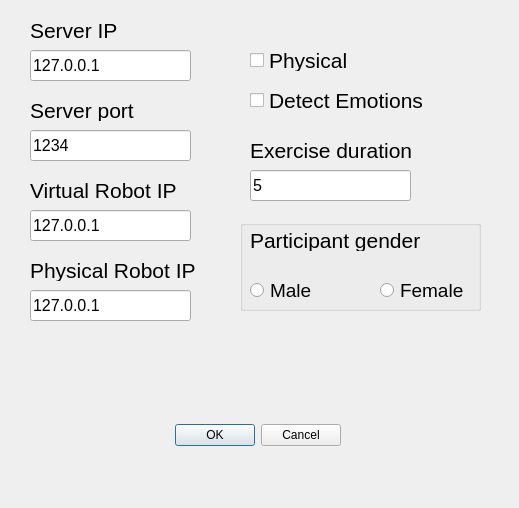
<?xml version="1.0" encoding="UTF-8"?>
<ui version="4.0">
 <class>Dialog</class>
 <widget class="QDialog" name="Dialog">
  <property name="geometry">
   <rect>
    <x>0</x>
    <y>0</y>
    <width>519</width>
    <height>508</height>
   </rect>
  </property>
  <property name="windowTitle">
   <string>Dialog</string>
  </property>
  <widget class="QLabel" name="label">
   <property name="geometry">
    <rect>
     <x>30</x>
     <y>20</y>
     <width>111</width>
     <height>21</height>
    </rect>
   </property>
   <property name="font">
    <font>
     <pointsize>16</pointsize>
    </font>
   </property>
   <property name="styleSheet">
    <string notr="true">color: rgb(0, 0, 0);</string>
   </property>
   <property name="text">
    <string>Server IP</string>
   </property>
  </widget>
  <widget class="QLineEdit" name="serverIP_edit">
   <property name="geometry">
    <rect>
     <x>30</x>
     <y>50</y>
     <width>161</width>
     <height>31</height>
    </rect>
   </property>
   <property name="font">
    <font>
     <pointsize>12</pointsize>
    </font>
   </property>
   <property name="styleSheet">
    <string notr="true">color: rgb(0, 0, 0);</string>
   </property>
   <property name="text">
    <string>127.0.0.1</string>
   </property>
  </widget>
  <widget class="QLineEdit" name="virtual_robot_ip">
   <property name="geometry">
    <rect>
     <x>30</x>
     <y>210</y>
     <width>161</width>
     <height>31</height>
    </rect>
   </property>
   <property name="font">
    <font>
     <pointsize>12</pointsize>
    </font>
   </property>
   <property name="styleSheet">
    <string notr="true">color: rgb(0, 0, 0);</string>
   </property>
   <property name="text">
    <string>127.0.0.1</string>
   </property>
  </widget>
  <widget class="QLabel" name="label_2">
   <property name="geometry">
    <rect>
     <x>30</x>
     <y>180</y>
     <width>151</width>
     <height>21</height>
    </rect>
   </property>
   <property name="font">
    <font>
     <pointsize>16</pointsize>
    </font>
   </property>
   <property name="styleSheet">
    <string notr="true">color: rgb(0, 0, 0);</string>
   </property>
   <property name="text">
    <string>Virtual Robot IP</string>
   </property>
  </widget>
  <widget class="QCheckBox" name="physical_checkBox">
   <property name="geometry">
    <rect>
     <x>250</x>
     <y>50</y>
     <width>131</width>
     <height>21</height>
    </rect>
   </property>
   <property name="font">
    <font>
     <pointsize>16</pointsize>
    </font>
   </property>
   <property name="styleSheet">
    <string notr="true">color: rgb(0, 0, 0);</string>
   </property>
   <property name="text">
    <string>Physical</string>
   </property>
  </widget>
  <widget class="QLabel" name="label_3">
   <property name="geometry">
    <rect>
     <x>30</x>
     <y>100</y>
     <width>111</width>
     <height>21</height>
    </rect>
   </property>
   <property name="font">
    <font>
     <pointsize>16</pointsize>
    </font>
   </property>
   <property name="styleSheet">
    <string notr="true">color: rgb(0, 0, 0);</string>
   </property>
   <property name="text">
    <string>Server port</string>
   </property>
  </widget>
  <widget class="QLineEdit" name="serverPort_edit">
   <property name="geometry">
    <rect>
     <x>30</x>
     <y>130</y>
     <width>161</width>
     <height>31</height>
    </rect>
   </property>
   <property name="font">
    <font>
     <pointsize>12</pointsize>
    </font>
   </property>
   <property name="styleSheet">
    <string notr="true">color: rgb(0, 0, 0);</string>
   </property>
   <property name="text">
    <string>1234</string>
   </property>
  </widget>
  <widget class="QCheckBox" name="emotions_checkBox">
   <property name="geometry">
    <rect>
     <x>250</x>
     <y>90</y>
     <width>191</width>
     <height>21</height>
    </rect>
   </property>
   <property name="font">
    <font>
     <pointsize>16</pointsize>
    </font>
   </property>
   <property name="styleSheet">
    <string notr="true">color: rgb(0, 0, 0);</string>
   </property>
   <property name="text">
    <string>Detect Emotions</string>
   </property>
  </widget>
  <widget class="QLabel" name="label_4">
   <property name="geometry">
    <rect>
     <x>30</x>
     <y>260</y>
     <width>171</width>
     <height>21</height>
    </rect>
   </property>
   <property name="font">
    <font>
     <pointsize>16</pointsize>
    </font>
   </property>
   <property name="styleSheet">
    <string notr="true">color: rgb(0, 0, 0);</string>
   </property>
   <property name="text">
    <string>Physical Robot IP</string>
   </property>
  </widget>
  <widget class="QLineEdit" name="physical_robot_ip">
   <property name="geometry">
    <rect>
     <x>30</x>
     <y>290</y>
     <width>161</width>
     <height>31</height>
    </rect>
   </property>
   <property name="font">
    <font>
     <pointsize>12</pointsize>
    </font>
   </property>
   <property name="styleSheet">
    <string notr="true">color: rgb(0, 0, 0);</string>
   </property>
   <property name="text">
    <string>127.0.0.1</string>
   </property>
  </widget>
  <widget class="QDialogButtonBox" name="accept_button">
   <property name="geometry">
    <rect>
     <x>70</x>
     <y>410</y>
     <width>271</width>
     <height>51</height>
    </rect>
   </property>
   <property name="font">
    <font>
     <pointsize>16</pointsize>
    </font>
   </property>
   <property name="styleSheet">
    <string notr="true">color: rgb(0, 0, 0);</string>
   </property>
   <property name="standardButtons">
    <set>QDialogButtonBox::Cancel|QDialogButtonBox::Ok</set>
   </property>
  </widget>
  <widget class="QLineEdit" name="exercise_loop_input">
   <property name="geometry">
    <rect>
     <x>250</x>
     <y>170</y>
     <width>161</width>
     <height>31</height>
    </rect>
   </property>
   <property name="font">
    <font>
     <pointsize>12</pointsize>
    </font>
   </property>
   <property name="styleSheet">
    <string notr="true">color: rgb(0, 0, 0);</string>
   </property>
   <property name="text">
    <string>5</string>
   </property>
  </widget>
  <widget class="QLabel" name="label_exercise_loop">
   <property name="geometry">
    <rect>
     <x>250</x>
     <y>140</y>
     <width>171</width>
     <height>21</height>
    </rect>
   </property>
   <property name="font">
    <font>
     <pointsize>16</pointsize>
    </font>
   </property>
   <property name="styleSheet">
    <string notr="true">color: rgb(0, 0, 0);</string>
   </property>
   <property name="text">
    <string>Exercise duration</string>
   </property>
  </widget>
  <widget class="QGroupBox" name="groupBox">
   <property name="geometry">
    <rect>
     <x>240</x>
     <y>220</y>
     <width>241</width>
     <height>91</height>
    </rect>
   </property>
   <property name="title">
    <string/>
   </property>
   <widget class="QRadioButton" name="radioButton_male">
    <property name="geometry">
     <rect>
      <x>10</x>
      <y>60</y>
      <width>100</width>
      <height>21</height>
     </rect>
    </property>
    <property name="font">
     <font>
      <pointsize>14</pointsize>
     </font>
    </property>
    <property name="styleSheet">
     <string notr="true">color: rgb(0, 0, 0);</string>
    </property>
    <property name="text">
     <string>Male</string>
    </property>
   </widget>
   <widget class="QRadioButton" name="radioButton_female">
    <property name="geometry">
     <rect>
      <x>140</x>
      <y>60</y>
      <width>100</width>
      <height>21</height>
     </rect>
    </property>
    <property name="font">
     <font>
      <pointsize>14</pointsize>
     </font>
    </property>
    <property name="styleSheet">
     <string notr="true">color: rgb(0, 0, 0);</string>
    </property>
    <property name="text">
     <string>Female</string>
    </property>
   </widget>
   <widget class="QLabel" name="label_gender">
    <property name="geometry">
     <rect>
      <x>10</x>
      <y>10</y>
      <width>191</width>
      <height>21</height>
     </rect>
    </property>
    <property name="font">
     <font>
      <pointsize>16</pointsize>
     </font>
    </property>
    <property name="styleSheet">
     <string notr="true">color: rgb(0, 0, 0);</string>
    </property>
    <property name="text">
     <string>Participant gender</string>
    </property>
   </widget>
  </widget>
 </widget>
 <resources/>
 <connections/>
</ui>
